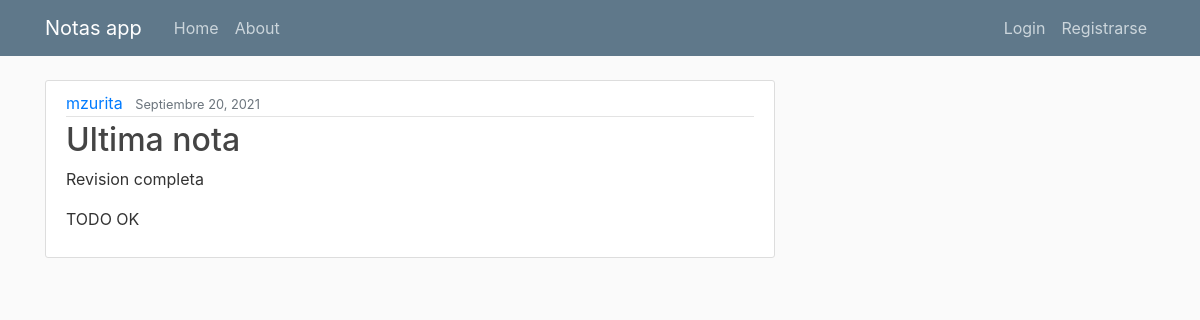
Screenshot of /post/9/ with the database file from the repository.
### lab/models.py (models this page shows, shortened)
class Post(models.Model):
    titulo = models.CharField(max_length=100)
    descripcion = models.CharField(max_length=100, default='')
    contenido = models.TextField()
    date_posted = models.DateTimeField(default=timezone.now)
    author = models.ForeignKey(User, on_delete=models.CASCADE)
    class Meta:
        verbose_name = 'nota'
        verbose_name_plural = 'notas'

### lab/views.py (the view)
# urls.py: path('post/<int:pk>/', PostDetailView.as_view(), name='post-detail'),
class PostDetailView(DetailView):
    model = Post

### lab/templates/lab/post_detail.html (shortened to what this page needs)
{% extends "lab/base.html" %}
{% block content%}
  <article class="media content-section">
    <div class="media-body">
      <div class="article-metadata">
        <a class="mr-2" href="#">{{ object.author }}</a>
        <small class="text-muted">{{ object.date_posted|date:"F d, Y" }}</small>
      </div>
      <h2 class="article-title"">{{ post.titulo }}</h2>
      <p class="article-content">{{ post.descripcion }}</p>
      <p class="article-content">{{ post.contenido }}</p>
    </div>
  </article>
{% endblock content %}

### lab/static/lab/main.css (style rules this page uses)
body { background: #fafafa; color: #333333; margin-top: 5rem; }
h1, h2, h3, h4, h5, h6 { color: #444444; }
.content-section { background: #ffffff; padding: 10px 20px; border: 1px solid #dddddd; border-radius: 3px; margin-bottom: 20px; }
.article-title { color: #444444; }
.article-content { white-space: pre-line; }
.article-metadata { padding-bottom: 1px; margin-bottom: 4px; border-bottom: 1px solid #e3e3e3 }

### rows the page displays
Post: author "mzurita", date_posted "Septiembre 20, 2021", titulo "Ultima nota", descripcion "Revision completa", contenido "TODO OK"
